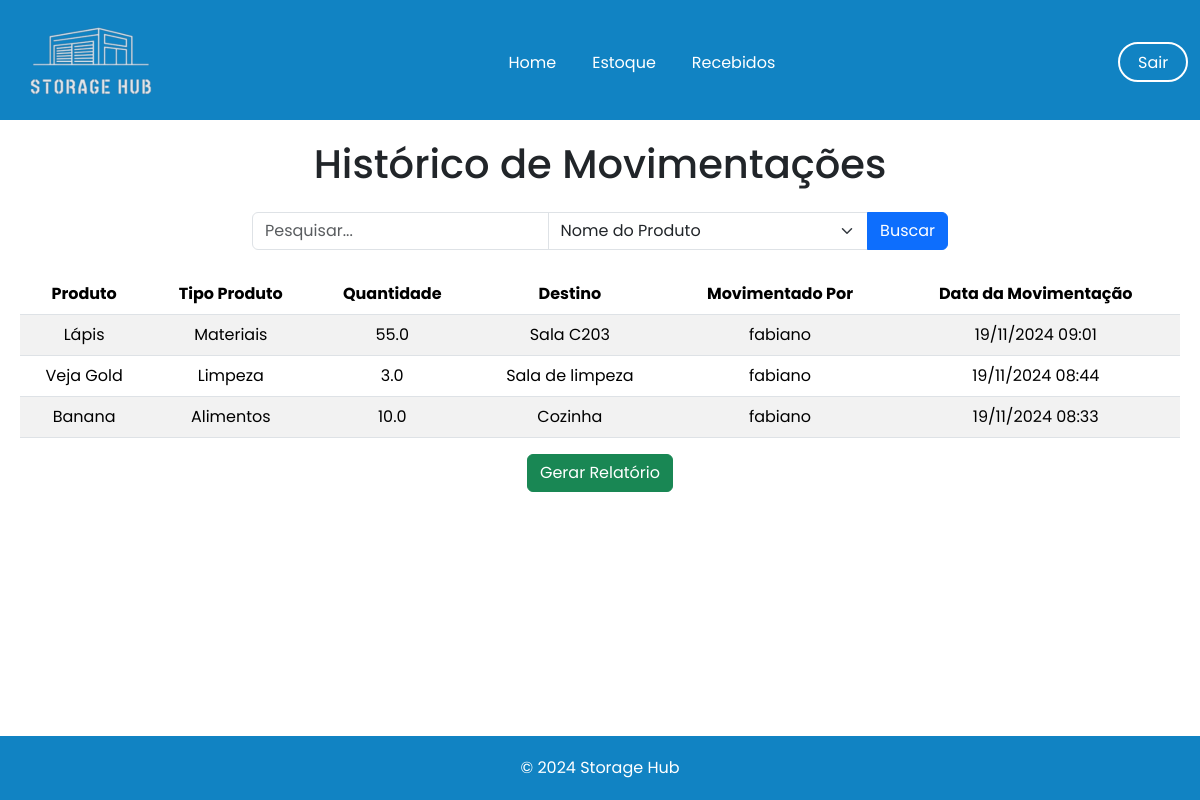
Page /historico_movimentacoes/ (signed in) on the committed database.
### app/models.py (models this page shows)
class MaterialMovimentacao(db.Model):
    id = db.Column(db.Integer, primary_key=True)
    material_id = db.Column(db.Integer, db.ForeignKey('material_recebido.id'), nullable=False)
    quantidade = db.Column(db.Float, nullable=False)
    destino = db.Column(db.String(255), nullable=False)
    movimentado_por = db.Column(db.String(255), nullable=False)
    data_movimentacao = db.Column(db.DateTime, default=datetime.now())
    nome_produto = db.Column(db.String(255), nullable=False)
    tipo_produto = db.Column(db.String(255), nullable=False)

### app/view.py (the view)
@app.route('/historico_movimentacoes/', methods=['GET', 'POST'])
@login_required
def historico_movimentacoes():
    query = request.args.get('query')
    filter_by = request.args.get('filter_by')
    if query:
        if filter_by == 'nome_produto':
            movimentacoes = MaterialMovimentacao.query.filter(MaterialMovimentacao.nome_produto.ilike(f'%{query}%')).order_by(MaterialMovimentacao.data_movimentacao.desc()).all()
        elif filter_by == 'tipo_produto':
            movimentacoes = MaterialMovimentacao.query.filter(MaterialMovimentacao.tipo_produto.ilike(f'%{query}%')).order_by(MaterialMovimentacao.data_movimentacao.desc()).all()
        elif filter_by == 'destino':
            movimentacoes = MaterialMovimentacao.query.filter(MaterialMovimentacao.destino.ilike(f'%{query}%')).order_by(MaterialMovimentacao.data_movimentacao.desc()).all()
        elif filter_by == 'movimentado_por':
            movimentacoes = MaterialMovimentacao.query.filter(MaterialMovimentacao.movimentado_por.ilike(f'%{query}%')).order_by(MaterialMovimentacao.data_movimentacao.desc()).all()
        elif filter_by == 'data_movimentacao':
            try:
                date_obj = datetime.strptime(query, '%d/%m/%Y')
                movimentacoes = MaterialMovimentacao.query.filter(db.func.date(MaterialMovimentacao.data_movimentacao) == date_obj.date()).order_by(MaterialMovimentacao.data_movimentacao.desc()).all()
            except ValueError:
                movimentacoes = []
        else:
            movimentacoes = MaterialMovimentacao.query.order_by(MaterialMovimentacao.data_movimentacao.desc()).all()
    else:
        movimentacoes = MaterialMovimentacao.query.order_by(MaterialMovimentacao.data_movimentacao.desc()).all()
    return render_template('historico_movimentacoes.html', movimentacoes=movimentacoes)

### app/models.py (called while the page is built)
@login_manager.user_loader
def load_user(user_id):
    return User.query.get(user_id)

### app/templates/historico_movimentacoes.html (shortened to what this page needs)
<!DOCTYPE html>
<html lang="pt-BR">
<head>
    <link
    rel="stylesheet"
    href="https://cdn.jsdelivr.net/npm/bootstrap@5.3.3/dist/css/bootstrap.min.css"
    />
</head>
<body>
    <header>
        <nav class="navbar navbar-expand-lg">
            <div class="container-fluid">
                <a class="navbar-brand me-auto" href="#"><img src="../static/img/logo_storage.png" alt="Storage Hub Logo"></a>
                <div class="collapse navbar-collapse" id="navbarSupportedContent">
                    <ul class="navbar-nav mx-auto" style="padding-top: 20px;">
                        <div class="center" style="display: flex; align-items: center; width: 30%;">
                        <li class="nav-item">
                            <a class="nav-link" aria-current="page" href="{{url_for('homepage')}}" style="font-weight: 400;">Home</a>
                        </li>
                        <li class="nav-item">
                            <a class="nav-link" href="{{url_for('home_estoque')}}" style="font-weight: 400;">Estoque</a>
                        </li>
                        <li class="nav-item">
                            <a class="nav-link" href="{{url_for('recebidos')}}" style="font-weight: 400;">Recebidos</a>
                        </div>
                    </ul>
                    <a href="{{url_for('logout')}}" style="
                    background-color: #1183C3;
                    color: white;
                    width: 70px;
                    height: 40px;
                    border: 2px solid white;
                    text-decoration: none;
                    border-radius: 50px;"><p class="sair" style="padding: 7px 0px 0px 18px;">Sair</p></a>
                </div>
            </div>
        </nav>
    </header>
    <main>
        <h1 class="text-center mb-4">Histórico de Movimentações</h1>
        <form method="GET" action="{{ url_for('historico_movimentacoes') }}" class="mb-4 d-flex justify-content-center">
            <div class="input-group" style="width: 60%;">
                <input type="text" name="query" class="form-control" placeholder="Pesquisar...">
                <select name="filter_by" class="form-select">
                    <option value="nome_produto">Nome do Produto</option>
                </select>
                <button type="submit" class="btn btn-primary">Buscar</button>
            </div>
        </form>
        <table class="table table-striped">
            <thead>
                <tr>
                    <th>Produto</th>
                    <th>Tipo Produto</th>
                    <th>Quantidade</th>
                    <th>Destino</th>
                    <th>Movimentado Por</th>
                    <th>Data da Movimentação</th>
                </tr>
            </thead>
            <tbody>
                {% for movimentacao in movimentacoes %}
                <tr>
                    <td>{{ movimentacao.nome_produto }}</td>
                    <td>{{ movimentacao.tipo_produto }}</td>
                    <td>{{ movimentacao.quantidade }}</td>
                    <td>{{ movimentacao.destino }}</td>
                    <td>{{ movimentacao.movimentado_por }}</td>
                    <td>{{ movimentacao.data_movimentacao.strftime('%d/%m/%Y %H:%M') }}</td>
                </tr>
                {% endfor %}
            </tbody>
        </table>
        <div class="d-flex justify-content-center mb-4">
            <a href="{{ url_for('gerar_relatorio', query=request.args.get('query'), filter_by=request.args.get('filter_by')) }}" class="btn btn-success">
                Gerar Relatório
            </a>
        </div>
    </main>
    <footer style="background-color: #1183C3; color: white; padding: 20px 0;text-align: center;">&copy; 2024 Storage Hub</footer>
</body>
</html>

### app/templates/historico_movimentacoes.html (style rules this page uses)
body { font-family: "Poppins", sans-serif; margin: 0; padding: 0; display: flex; flex-direction: column; min-height: 100vh; }
header { background-color: #1183C3; color: white; width: 100%; height: 120px; }
.navbar-nav { display: flex; justify-content: center; flex: 1; padding-bottom: 18px; }
.navbar-nav .nav-link { color: white; font-weight: bold; margin-right: 20px; }
main { flex: 1; padding: 20px; }
table { margin: 0 auto; width: 90%; }
th, td { text-align: center; }

### rows in the picture
MaterialMovimentacao: nome_produto "Lápis", tipo_produto "Materiais", quantidade "55.0", destino "Sala C203", movimentado_por "fabiano", data_movimentacao "19/11/2024 09:01"
MaterialMovimentacao: nome_produto "Veja Gold", tipo_produto "Limpeza", quantidade "3.0", destino "Sala de limpeza", movimentado_por "fabiano", data_movimentacao "19/11/2024 08:44"
MaterialMovimentacao: nome_produto "Banana", tipo_produto "Alimentos", quantidade "10.0", destino "Cozinha", movimentado_por "fabiano", data_movimentacao "19/11/2024 08:33"
